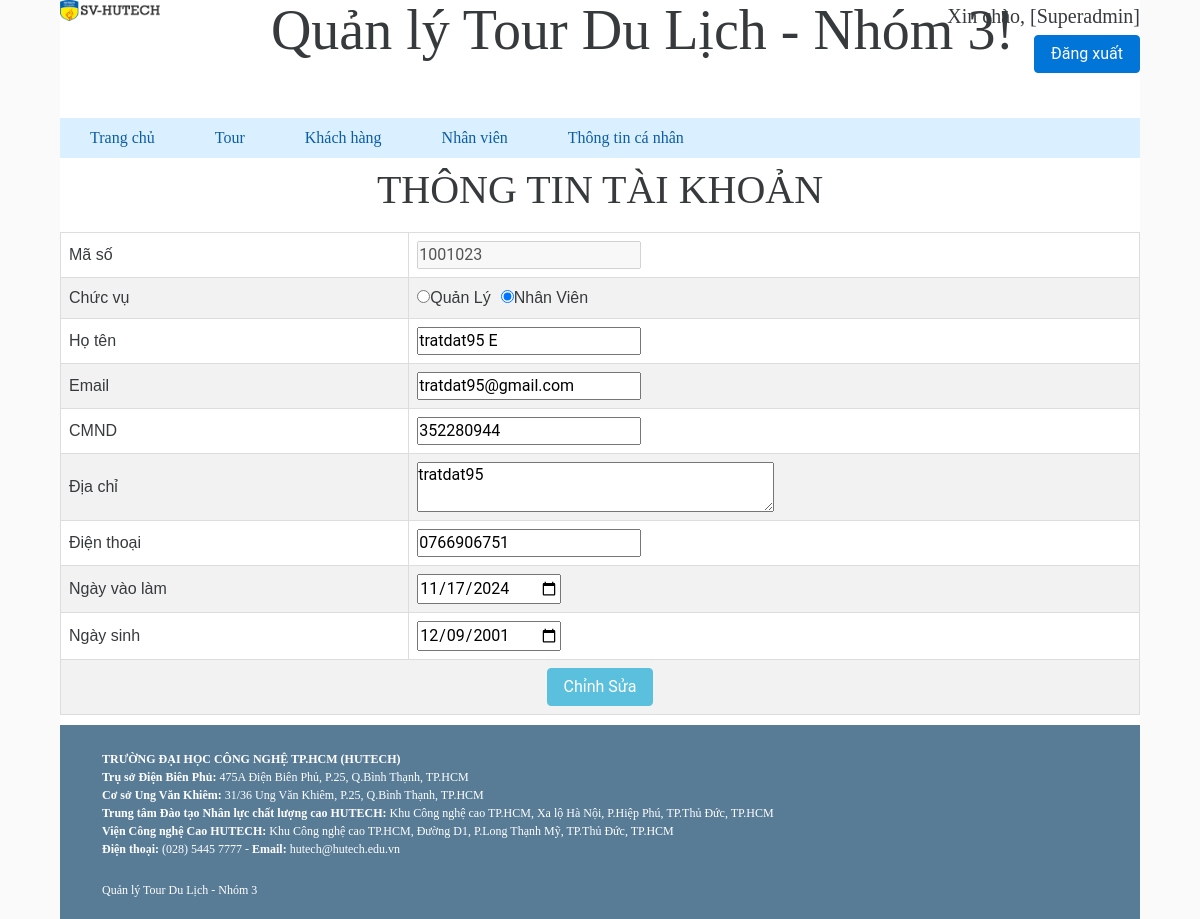
The app's page /quantri/admin.php?quanly=show_employee&user_id=1001023 (signed in) with its own data.
### tables this page shows
CREATE TABLE `employees` (
  `ID` int(10) NOT NULL AUTO_INCREMENT,
  `NAME` varchar(50) NOT NULL,
  `IDCARD` varchar(12) NOT NULL,
  `ADDRESS` varchar(50) NOT NULL,
  `PHONENUMBER` varchar(13) NOT NULL,
  `POSITION` varchar(20) NOT NULL,
  `PART_DAY` date NOT NULL,
  `BIRTHDAY` date NOT NULL,
  `IS_ACTIVE` tinyint(1) DEFAULT 1,
  `EMAIL` varchar(255) DEFAULT NULL,
  PRIMARY KEY (`ID`),
  KEY `IS_ACTIVE` (`IS_ACTIVE`)
);

### quantri/show_employee.php (the view, shortened to what this page needs)
<!DOCTYPE html>
<html>
<head>
</head>
	<link rel="stylesheet" type="text/css" href="style2.css">
	<?php
		include("connection.php");
		$flagEdit_User = true;
		if ( (isset($_SESSION['username']) && $_SESSION['username']) || isset($_SESSION['user_id']) && $_SESSION['user_id'] )
		{
			$user_id  = $_SESSION['user_id'];
			if(in_array($_SESSION['position'], ['ADMIN','SUPERADMIN'])){
				if(isset($_GET['user_id'])&&($_GET['user_id'])!=''){
					$user_id = $_GET['user_id'];
					$flagEdit_User = false;
				}
			}
		}
		else{
			header("Location: index.php");
    		die();
		}
		$sqlInfo = "
			SELECT employees.*, login.USERNAME
			FROM employees
				LEFT JOIN login ON login.ID = employees.ID
			WHERE employees.ID='$user_id'
			LIMIT 1
		";
		$infoes = $connect->query($sqlInfo);
	?>
	<?php
			foreach($infoes as $info)
			{
	?>
<body>
	<div class="titleOfTable">
		<h1 align="center">THÔNG TIN TÀI KHOẢN</h1>
	</div>
	<form method="post">
		<table class="list-data" width="1000px" align="center" border="1 solid" cellpadding="5">
			<tr>
				<td>Mã số</td>
				<td><input type="text" disabled="disabled" value="<?php echo $info['ID']?>"></td>
			</tr>
			<?php if(!$flagEdit_User){ ?>
				<tr>
					<td>Chức vụ</td>
					<td>
						<label class="lb-custom marr-10 pull-left">
							<input type="radio" name="chucvu" value="ADMIN" <?php echo ($info['POSITION'] == 'ADMIN' ) ? 'checked="checked"' : '' ?> >Quản Lý
						</label>
						<label class="lb-custom marr-10 pull-left">
							<input type="radio" name="chucvu" value="USER" <?php echo ($info['POSITION'] == 'USER' ) ? 'checked="checked"' : '' ?> >Nhân Viên
						</label>
					</td>
				</tr>
			<?php } ?>
			<tr>
				<td>Họ tên</td>
				<td><input type="text" required="required" name="txttennv" value="<?php echo $info['NAME']?>"></td>
			</tr>
			<tr>
				<td>Email</td>
				<td><input type="text" required="required" name="txtemail" value="<?php echo $info['EMAIL']?>"></td>
			</tr>
			<tr>
				<td>CMND</td>
				<td><input type="text" required="required" name="txtcmndnv" value="<?php echo $info['IDCARD']?>"></td>
			</tr>
			<tr>
				<td>Địa chỉ</td>
				<td>
					<textarea style="width:50%;" name="txtdcnv" ><?php echo $info['ADDRESS']?></textarea>
				</td>
			</tr>
			<tr>
				<td>Điện thoại</td>
				<td><input type="text" required="required" name="txtsdtnv" value="<?php echo $info['PHONENUMBER']?>"></td>
			</tr>
			<?php if(!$flagEdit_User){ ?>
				<tr>
					<td>Ngày vào làm</td>
					<td><input type="date" required="required" name="nvl" value="<?php echo $info['PART_DAY']?>"></td>
				</tr>
			<?php } ?>
			<tr>
				<td>Ngày sinh</td>
				<td><input type="date" required="required" name="ns" value="<?php echo $info['BIRTHDAY']?>"></td>
			</tr>
			<?php
				}
			?>
			<tr align="center">
				<td colspan="2">
					<input class="btn btn-info" type="submit" name="chinhsua" value="Chỉnh Sửa">
				</td>
			</tr>
		</table>
	</form>
</body>
</html>

### quantri/1.css (style rules this page uses)
* { margin: 0; padding: 0; }
*,*:after,*:before { box-sizing:border-box; -moz-box-sizing:border-box; -webkit-box-sizing:border-box; }
body { font-family: 'Verdana', sans-serif; }

### quantri/style.css (style rules this page uses)
body { top: 0px; padding: 0px; width: 90%; margin: 0px auto; font-family: tahoma; font-size: 13; }

### quantri/style2.css (style rules this page uses)
.list-data { font-family: "Trebuchet MS", Arial, Helvetica, sans-serif; border-collapse: collapse; width: 100%; margin-bottom: 10px; }
.list-data td, .list-data th { border: 1px solid #ddd; padding: 8px; }
.list-data tr:nth-child(even) { background-color: #f2f2f2; }
.titleOfTable { position: relative; margin-bottom: 20px; }
.marr-10 { margin-right: 10px; }
.lb-custom { font-size: 16px; margin: 0; padding: 0; margin-right: 10px; }

### records on screen
employees: ID "1001023", POSITION "☐ Quản Lý", POSITION "☑ Nhân Viên", txttennv "tratdat95 E", txtemail "tratdat95@gmail.com", txtcmndnv "352280944", txtdcnv "tratdat95", txtsdtnv "0766906751", nvl "11/17/2024", ns "12/09/2001"

### other values on screen
$_SESSION['name'] "Superadmin"
